Frame 1 (no input): blank canvas, image omitted
Frame 60 (the mouse pressed at the canvas centre just before this capture): blank canvas, image omitted
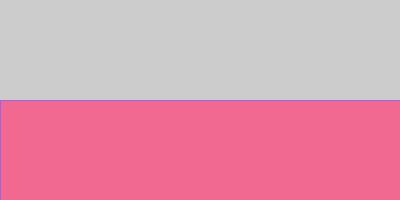
Frame 120 (the mouse held since frame 60 and released just before this capture)

The Processing sketch whose frames 1 and 60 were blank and that drew this single picture after the mouse press (run headless with seeded random() and noise(); from frame 60 on, the mouse is pressed at the canvas centre):

// Processing sketch: processing_62037
// ── processing_62037.pde

/*
Horizon Line Drawer
Dan Olson, 2012

*/

float c,c1,c2;
void setup() {
  size(400,200);
  
}
void draw() {
  if (mousePressed == true) {
    c=random(200,255);
  c1=random(100,150);
  c2=random(91,178);
    fill(c,c1,c2);
    stroke(c2,c1,c);
  rect(0, mouseY, width, mouseX);
  //rect(mouseY, 0, mouseX, 1440);
  strokeWeight(1);  
}
}
